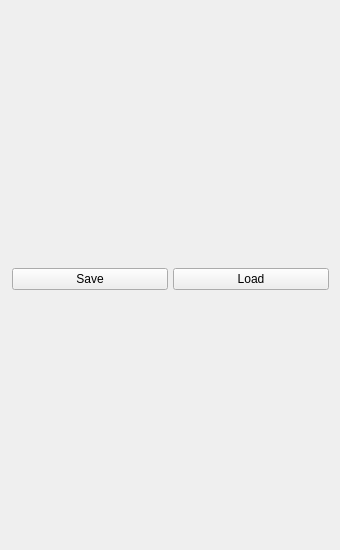
<?xml version="1.0" encoding="UTF-8"?>
<ui version="4.0">
 <class>widget</class>
 <widget class="QWidget" name="widget">
  <property name="geometry">
   <rect>
    <x>0</x>
    <y>0</y>
    <width>340</width>
    <height>550</height>
   </rect>
  </property>
  <property name="minimumSize">
   <size>
    <width>340</width>
    <height>550</height>
   </size>
  </property>
  <property name="maximumSize">
   <size>
    <width>340</width>
    <height>16777215</height>
   </size>
  </property>
  <property name="windowTitle">
   <string>Color and Shapes</string>
  </property>
  <layout class="QVBoxLayout" name="verticalLayout">
   <property name="spacing">
    <number>5</number>
   </property>
   <property name="leftMargin">
    <number>12</number>
   </property>
   <property name="bottomMargin">
    <number>12</number>
   </property>
   <item>
    <layout class="QGridLayout" name="color_grd">
     <property name="topMargin">
      <number>0</number>
     </property>
     <property name="bottomMargin">
      <number>10</number>
     </property>
     <property name="spacing">
      <number>0</number>
     </property>
    </layout>
   </item>
   <item>
    <layout class="QGridLayout" name="shape_grd">
     <property name="spacing">
      <number>0</number>
     </property>
    </layout>
   </item>
   <item>
    <layout class="QHBoxLayout" name="horizontalLayout_3">
     <item>
      <widget class="QPushButton" name="save_btn">
       <property name="text">
        <string>Save</string>
       </property>
      </widget>
     </item>
     <item>
      <widget class="QPushButton" name="load_btn">
       <property name="text">
        <string>Load</string>
       </property>
      </widget>
     </item>
    </layout>
   </item>
  </layout>
 </widget>
 <resources/>
 <connections/>
</ui>
